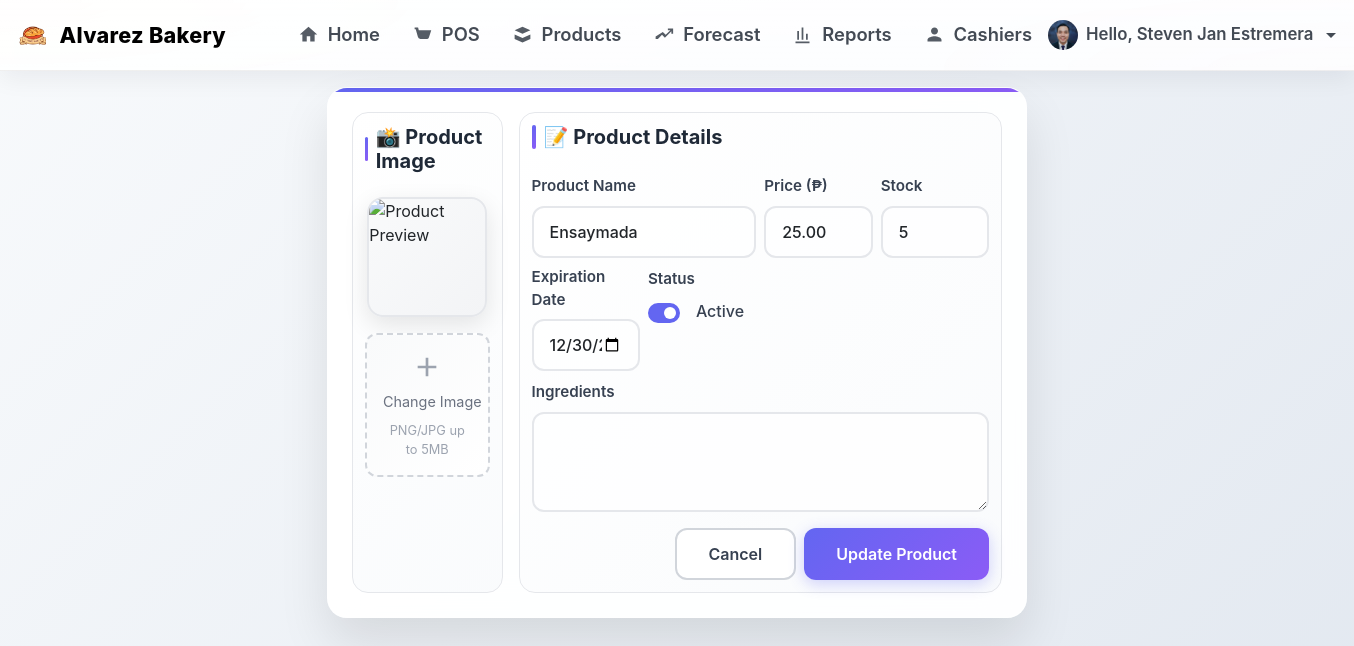
The app's page /products/2/edit/ (signed in) with its own data.
### core/models.py (models this page shows, shortened)
class UserProfile(models.Model):
    user = models.OneToOneField(User, on_delete=models.CASCADE, related_name='profile')
    profile_picture = models.ImageField(upload_to='profiles/', blank=True, null=True)
    created_at = models.DateTimeField(auto_now_add=True)
    updated_at = models.DateTimeField(auto_now=True)

class Product(models.Model):
    name = models.CharField(max_length=160)
    price = models.DecimalField(max_digits=10, decimal_places=2)
    ingredients = models.TextField(blank=True)
    stock = models.PositiveIntegerField(default=0)
    is_active = models.BooleanField(default=True)
    is_archived = models.BooleanField(default=False, help_text="Archived products are hidden from normal view but can be restored")
    expiration_date = models.DateField(blank=True, null=True, help_text="Product expiration date")
    image = models.CharField(max_length=500, blank=True, null=True)
    created_at = models.DateTimeField(auto_now_add=True)
    updated_at = models.DateTimeField(auto_now=True)

### core/views.py (the view)
# urls.py: path('products/<int:pk>/edit/', core_views.product_edit, name='product_edit'),
@login_required
@user_passes_test(is_admin)
def product_edit(request, pk):
    product = get_object_or_404(Product, pk=pk)
    if request.method == 'POST':
        form = ProductForm(request.POST, request.FILES, instance=product)  # <-- IMPORTANT
        if form.is_valid():
            form.save()
            messages.success(request, 'Product updated.')
            return redirect('product_list')
    else:
        form = ProductForm(instance=product)
    return render(request, 'core/product_form.html', {'form': form})

### core/forms.py
class ProductForm(forms.ModelForm):
    class Meta:
        model = Product
        fields = ['image', 'name', 'price', 'stock', 'ingredients', 'is_active', 'expiration_date']
        widgets = {
            'image': forms.ClearableFileInput(attrs={
                'class': 'form-control',   # so it matches your bootstrap style
                'accept': 'image/*',
                'id': 'id_image',
            }),
            'name': forms.TextInput(attrs={'class': 'form-control'}),
            'price': forms.NumberInput(attrs={'class': 'form-control', 'step': '0.01'}),
            'stock': forms.NumberInput(attrs={'class': 'form-control', 'min': '0', 'step': '1'}),
            'ingredients': forms.Textarea(attrs={'class': 'form-control', 'rows': 3}),
            'is_active': forms.CheckboxInput(attrs={'class': 'form-check-input'}),
            'expiration_date': forms.DateInput(attrs={
                'class': 'form-control',
                'type': 'date',
            }),
        }

### core/views.py (called while the page is built)
def is_admin(user):
    return user.is_staff  # treat staff=True as Admin role

### templates/core/product_form.html (shortened to what this page needs)
{% extends 'core/base.html' %}
{% load static %}
{% block content %}
<div class="card form-card mx-auto">
  <div class="card-body p-3 p-md-4">
    <form method="post" enctype="multipart/form-data" novalidate data-is-new="{% if not form.instance.pk %}true{% else %}false{% endif %}">
      <div class="row g-3">
        <div class="col-md-3">
          <div class="form-section">
            <h3 class="section-title">📸 Product Image</h3>
            <div class="d-flex flex-column align-items-center gap-2">
            {% if form.instance.image %}
                <img id="preview" src="{{ form.instance.image.url }}" class="thumb-lg" alt="Product Preview" style="cursor: pointer;" title="Click to change image">
            {% else %}
                <img id="preview" src="" class="thumb-lg d-none" alt="Product Preview" style="cursor: pointer;" title="Click to change image">
            {% endif %}
            <div id="placeholder" class="image-upload-area {% if form.instance.image %}mt-2{% endif %}">
              <svg class="upload-icon" viewBox="0 0 24 24" fill="currentColor">
                <path d="M19 13h-6v6h-2v-6H5v-2h6V5h2v6h6v2z"/>
              </svg>
              <div class="upload-text">{% if form.instance.image %}Change Image{% else %}Click to upload{% endif %}</div>
              <div class="upload-hint">PNG/JPG up to 5MB</div>
            </div>
            </div>
          </div>
        </div>
        <div class="col-md-9">
          <div class="form-section">
            <h3 class="section-title">📝 Product Details</h3>
            <div class="row g-2">
              <div class="col-md-6">
                <label class="form-label">Product Name</label>
            {{ form.name }}
          </div>
              <div class="col-md-3">
                <label class="form-label">Price (₱)</label>
            {{ form.price }}
          </div>
              <div class="col-md-3">
                <label class="form-label"> Stock</label>
            {{ form.stock }}
          </div>
              <div class="col-md-3">
                <label class="form-label">Expiration Date</label>
            {{ form.expiration_date }}
          </div>
              <div class="col-md-3">
                <label class="form-label">Status</label>
                <div class="form-check form-switch">
                  {{ form.is_active }}
                  <label class="form-check-label">Active</label>
                </div>
              </div>
              <div class="col-12">
            <label class="form-label">Ingredients</label>
            {{ form.ingredients }}
          </div>
          </div>
            <div class="d-flex gap-2 justify-content-end mt-auto">
            <a class="btn btn-outline-secondary" href="/products/">Cancel</a>
              <button class="btn btn-primary" type="submit">
                {% if form.instance.pk %}Update Product{% else %}Create Product{% endif %}
              </button>
            </div>
          </div>
        </div>
      </div>
    </form>
  </div>
</div>
{% endblock %}

### templates/core/base.html (shortened to what this page needs)
{% load static %}
<!doctype html>
<html lang="en">
<head>
  <link rel="stylesheet" href="https://cdn.jsdelivr.net/npm/bootstrap@5.3.3/dist/css/bootstrap.min.css">
</head>
<body>
{% if request.path != '/login/' %}
<nav class="navbar navbar-expand-lg navbar-light navbar-elevated">
  <div class="container-fluid px-3">
    <a class="navbar-brand" href="#" style="pointer-events: none; cursor: default;">
      <img src="/media/products/Logo.png" alt="Alvarez Bakery" class="brand-mark">
      Alvarez Bakery
    </a>
    <div class="collapse navbar-collapse" id="nav">
      <ul class="navbar-nav ms-3 ms-md-4 ms-lg-5 me-auto">
        <li class="nav-item">
          <a class="nav-link {% if request.path == '/' %}active{% endif %}" href="/" title="Home Dashboard">
            <svg class="nav-ic" viewBox="0 0 24 24" fill="currentColor" aria-hidden="true">
              <path d="M10 20v-6h4v6h5v-8h3L12 3 2 12h3v8z"/>
            </svg>
            <span>Home</span>
          </a>
        </li>
        <li class="nav-item">
          <a class="nav-link {% if request.path == '/pos/' %}active{% endif %}" href="/pos/" title="Point of Sale">
            <svg class="nav-ic" viewBox="0 0 24 24" fill="currentColor" aria-hidden="true">
              <path d="M7 4H5L4 6h2l2.68 9.39A2 2 0 0 0 10.6 17h6.8a2 2 0 0 0 1.93-1.52L22 7H6.42L5.92 5.5 5.7 4.8A1 1 0 0 0 4.74 4H3v2h1.26l2.43 8.5A3 3 0 0 0 9.6 17H18v-2H9.6L7 4Z"/>
            </svg>
            <span>POS</span>
          </a>
        </li>
        {% if request.user.is_staff %}
        <li class="nav-item">
          <a class="nav-link {% if request.path == '/products/' %}active{% endif %}" href="/products/" title="Manage Products">
            <svg class="nav-ic" viewBox="0 0 24 24" fill="currentColor" aria-hidden="true">
              <path d="M3 7l9-4 9 4-9 4-9-4Zm0 5l9 4 9-4v5l-9 4-9-4v-5Z"/>
            </svg>
            <span>Products</span>
          </a>
        </li>
        <li class="nav-item">
          <a class="nav-link {% if request.path == '/forecast/' %}active{% endif %}" href="/forecast/" title="Forecast & Trends">
            <svg class="nav-ic" viewBox="0 0 24 24" fill="currentColor" aria-hidden="true">
              <path d="M3 17h2.59l4.7-4.7 3.3 3.3L21 8.18V11h2V5h-6v2h2.82l-5.3 5.3-3.3-3.3L3 14.41V17Z"/>
            </svg>
            <span>Forecast</span>
          </a>
        </li>
        <li class="nav-item">
          <a class="nav-link {% if request.path == '/reports/' %}active{% endif %}" href="/reports/" title="Reports">
            <svg class="nav-ic" viewBox="0 0 24 24" fill="currentColor" aria-hidden="true">
              <path d="M4 20h16v2H4zM6 18h2V8H6v10Zm5 0h2V4h-2v14Zm5 0h2v-7h-2v7Z"/>
            </svg>
            <span>Reports</span>
          </a>
        </li>
        <li class="nav-item">
          <a class="nav-link {% if request.path|slice:':10' == '/cashiers/' %}active{% endif %}" href="/cashiers/" title="Cashiers">
            <svg class="nav-ic" viewBox="0 0 24 24" fill="currentColor" aria-hidden="true">
              <path d="M12 12c2.21 0 4-1.79 4-4s-1.79-4-4-4-4 1.79-4 4 1.79 4 4 4zm0 2c-2.67 0-8 1.34-8 4v2h16v-2c0-2.66-5.33-4-8-4z"/>
            </svg>
            <span>Cashiers</span>
          </a>
        </li>
        {% endif %}
      </ul>
      <ul class="navbar-nav ms-auto align-items-center">
        {% if request.user.is_authenticated %}
          <li class="nav-item dropdown">
            <a class="nav-link dropdown-toggle d-flex align-items-center gap-2" href="#" id="userMenu" role="button" data-bs-toggle="dropdown" aria-expanded="false" style="font-size:1.05rem;">
              {% if request.user.profile.profile_picture %}
                <img src="{{ request.user.profile.profile_picture.url }}" alt="{{ request.user.get_full_name|default:request.user.username }}" class="avatar" style="object-fit: cover;">
              {% else %}
                <span class="avatar">{{ request.user.get_full_name|default:request.user.username|slice:":1"|upper }}</span>
              {% endif %}
              <span class="d-none d-sm-inline">Hello, {{ request.user.get_full_name|default:request.user.username }}</span>
            </a>
          </li>
        {% else %}
          <li class="nav-item">
            <a class="btn btn-primary btn-lg" href="/login/">Login</a>
          </li>
        {% endif %}
      </ul>
    </div>
  </div>
</nav>
{% endif %}
<div class="{% if request.path == '/login/' %}container-fluid p-0{% else %}container{% endif %}">
  {% block content %}{% endblock %}
</div>
</body>
</html>

### templates/core/base.html (style rules this page uses)
.card { border-radius: 1rem; }
.navbar-elevated { position: sticky; top: 0; z-index: 1030; background: linear-gradient(180deg, rgba(255,255,255,.92), rgba(255,255,255,.88)), radial-gradient(800px 160px at 0% 0%, rgba(255,214,150,.15), transparent 60%), radial-gradient(800px 160px at 100% 100%, rgba(255,143,178,.12), transparent 60%); backdrop-filter: saturate(180%) blur(6px); -webkit-backdrop-filter: saturate(180%) blur(6px); border-bottom: 1px solid rgba(0,0,0,.06); box-shadow: 0 8px 24px rgba(16,24,40,.06); }
.navbar-brand { display: inline-flex; align-items: center; gap: .6rem; font-weight: 800; letter-spacing: .3px; font-size: 1.25rem; }
@media (min-width: 1200px) { .navbar-brand { font-size: 1.35rem; } }
.brand-mark { width: 34px; height: 34px; border-radius: 8px; display: inline-block; object-fit: contain; }
.navbar-nav { gap: .6rem; }
@media (min-width: 992px) { .navbar-nav { gap: 1rem; } }
.nav-link { border-radius: 999px; display: inline-flex; align-items: center; gap: .55rem; color: #434a54; font-weight: 600; padding: .65rem 1rem; font-size: 1.05rem; }
@media (min-width: 992px) { .nav-link { padding: .75rem 1.15rem; font-size: 1.15rem; } }
.nav-ic { width: 19px; height: 19px; opacity: .9; }
@media (min-width: 992px) { .nav-ic { width: 21px; height: 21px; } }
.avatar { width: 30px; height: 30px; border-radius: 50%; display: inline-flex; align-items: center; justify-content: center; background: #e9ecef; color: #495057; font-weight: 700; font-size: .9rem; }

### records on screen
Product: name "Ensaymada", price "25.00", stock "5", expiration_date "12/30/2025", is_active "☑"

### other values on screen
{{ request.user.get_full_name|default:request.user.username }} "Steven Jan Estremera"
